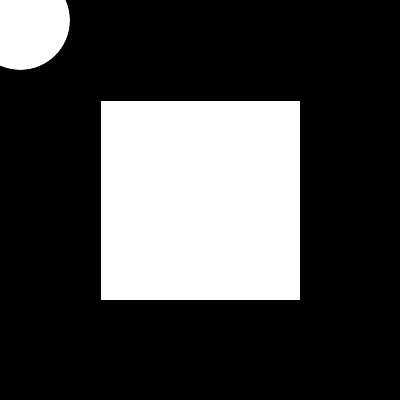
Frame 1 (no input)
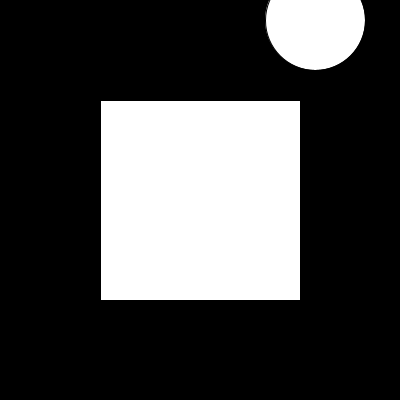
Frame 60 (the mouse pressed at the canvas centre just before this capture)
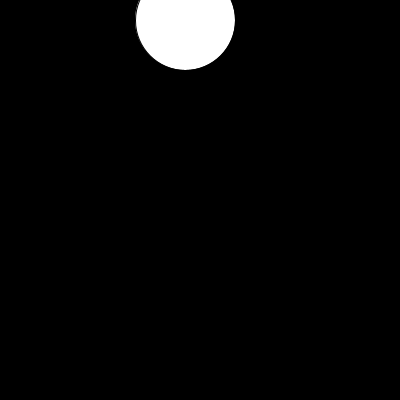
Frame 120 (the mouse held since frame 60 and released just before this capture)

The Processing sketch that drew these frames (run headless with seeded random() and noise(); from frame 60 on, the mouse is pressed at the canvas centre):

// Processing sketch: ICM_Help_Session_Week_2
// ── ICM_Help_Session_Week_2.pde
// Bouncing ball with rectangle and mouse interaction
// Click mouse to change colors at random for a few seconds

//Declaring Variables
//GLOBAL!!! These variables will work everywhere in your program
float ballX;
float ballY;
float ballSizeX;
float ballSizeY;
float speedX;
float speedY;
boolean moveBall;

int counter;

//Setup
//Only happens once
void setup() {
  size(400, 400);
  background(0);

  ballX = 20;
  ballY = 20;
  ballSizeX = 100;
  ballSizeY = 100;
  speedX = 5;
  speedY = 10;
  
  counter = 0;
}



//Draw
//Happens over and over and over and over again.
void draw() {
  background(0);
  
  //Count Down from 150
  counter = counter + 1;  
  if(counter > 150) {
      fill(random(256), random(256), random(256));
  }
  //Make the location of the ball change over time
  ellipse(ballX, ballY, ballSizeX, ballSizeY);
  //Move the ball to the right or left by speedX
  //If speedX is +, ball moves right
  //If speedX is -, ball moves left
  ballX = ballX + speedX;
  
  //Randomize the Position of the Ball  
  //ballX = random(width/2, width);
  //ballY = random(height/2, height);

  // This controls when the rectangle draws
  // Draw the rectangle when the ball is either in the last 100 pixels
  // of the left-hand side or the right-hand side of the window
  if(ballX >= 0 && ballX < 100 || ballX > 300 && ballX <= 400) {
    //If ballX is at 300, Will this code run?
    // Center the rectangle
    rectMode(CENTER);
    // Draw the rectangle relative to the center of the window
    rect(width/2, height/2, 200,200);  
    println("DRAWING THE RECTANGLE");
  }
  
  //Go back when x-loc of the ball hits the edge  
  if (ballX >= width || ballX <= 0) {
    //Change direction
    speedX = speedX * -1;
  }
  println(speedX);
  println(ballX);
}

//Interupt Draw Loop when I press the mouse to reset the counter
void mousePressed() {  
  //Set the counter back to 0
  counter = 0;
}
